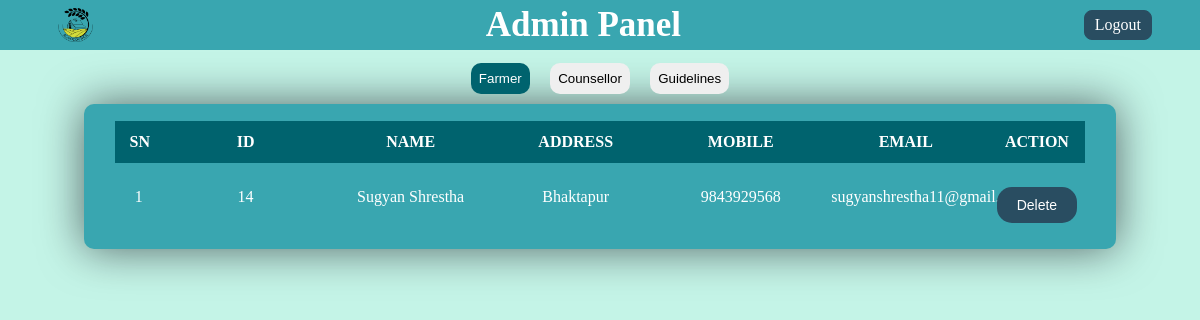
The app's page /admin/adminpanel.php (signed in) with its own data.
### tables this page shows
CREATE TABLE `farmer` (
  `id` int(11) NOT NULL,
  `name` varchar(50) NOT NULL,
  `address` varchar(50) NOT NULL,
  `mobile` bigint(20) NOT NULL,
  `email` varchar(30) NOT NULL,
  `password` varchar(255) NOT NULL,
  `reset_otp_hash` varchar(64) DEFAULT NULL,
  `reset_otp_expires_at` datetime DEFAULT NULL
);

### admin/adminpanel.php (called while the page is built, shortened)
<?php
include 'admindashboard.php';
include 'admincontent.php';
?>

### admin/admincontent.php (the view, shortened to what this page needs)
<link rel="stylesheet" href="../css/admin.css">
<link rel="stylesheet" href="../css/sweetAlert.css">
<?php
$conn=new mysqli("localhost","root", "", "agro_council");
$farmerSelected = isset($_POST['farmer']) ? 'selected' : '';
$counsellorSelected = isset($_POST['counsellor']) ? 'selected' : '';
$guidelinesSelected = isset($_POST['guidelines']) ? 'selected' : '';
$selectedButton = isset($_GET['selected']) ? $_GET['selected'] : '';
if ($selectedButton === 'farmer') {
    $farmerSelected = 'selected';
    $table = 'farmer';
} elseif ($selectedButton === 'counsellor') {
    $counsellorSelected = 'selected';
    $table = 'counsellor';
} elseif ($selectedButton === 'guidelines') {
    $guidelinesSelected = 'selected';
    $table = 'guidelines';
} else {
    $farmerSelected = 'selected';
    $table = 'farmer';
}
?>
<div class="admin-main">
    <div class="head-table">
    <form action="?selected=farmer" method="POST">
        <button type="submit" name="farmer" class="<?php echo $farmerSelected; ?>">Farmer</button>
    </form>
    <form action="?selected=counsellor" method="POST">
    <button type="submit" name="counsellor" class="<?php echo $counsellorSelected; ?>">Counsellor</button>
    </form>
    <form action="?selected=guidelines" method="POST">
        <button type="submit" name="guidelines" class="<?php echo $guidelinesSelected; ?>">Guidelines</button>
    </form>
    </div>
    <div class="table-container">
        <table>
            <?php
                $sql = "SELECT * FROM `$table`";
                $result = mysqli_query($conn, $sql);
                if ($result && mysqli_num_rows($result) > 0) {
                    $columns = array_keys(mysqli_fetch_assoc($result));
                    mysqli_data_seek($result, 0);
                    $excludedColumns = ['password', 'reset_otp_hash', 'reset_otp_expires_at'];
                    echo "<tr>
                        <th width= 5%>SN</th>";
                    foreach ($columns as $column) {
                        if (!in_array($column, $excludedColumns)) {
                            echo "<th>" . strtoupper($column) . "</th>";
                        }
                    }
                    echo "<th width= 10%1>ACTION</th>";
                    echo "</tr>";
                    $i = 1;
                    while ($row = mysqli_fetch_assoc($result)) {
                        echo "<tr><td>$i</td>";
                        foreach ($row as $column => $value) {
                            if (!in_array($column, $excludedColumns)) {
                                echo "<td>$value</td>";
                            }
                            if ($column === 'id' || $column === 'gid') {
                                $id = $value;
                            }
                        }
                        echo "<td class='td-center'>";
                        echo "</td>";
                        echo "<td class='td-center'>
                            <form action='' method='post' class='deleteBtn' onsubmit=\"confirmDelete(event)\">
                                <input type='hidden' name='action' value='delete'>
                                <input type='hidden' name='id' value='" . $id . "'>
                                <input type='hidden' name='deleteTable' value='" . $table . "'>
                                <button type='submit'>Delete</button>
                            </form>
                            </td>";
                        echo "</tr>";
                        $i++;
                    }
                } else {
                    echo "<td>No data to display.</td>";
                }
            ?>
        </table>
    </div>
</div>

### css/header.css (style rules this page uses)
* { margin: 0; padding: 0; box-sizing: border-box; }
html { scroll-behavior: smooth; }

### css/admin.css (style rules this page uses)
* { margin: 0; padding: 0; box-sizing: border-box; }
.admin-main { margin: 0 auto; width: 100%; background-color: #C4F4E7; padding: 13px 7%; height: 100vh; min-height: max-content; color: #fff; }
.table-container { flex: 1; border-radius: 10px; background: #39A6B0; box-shadow: 0 0 44px rgba(8, 7, 16, .6); overflow: hidden; margin: 10px 0; padding: 5px; text-align: center; }
table { width: 95%; border-collapse: collapse; margin: 0.8rem auto; table-layout: fixed; }
th { padding: 0.8rem 1rem; background-color: #00636E; }
h2, th { padding: .75rem .9375rem; }
.td-center { display: flex; justify-content: center; gap: 4%; }
td { padding: .5rem; }
.td-center button { display: inline-block; padding: 10px 20px; font-size: 14px; text-align: center; text-decoration: none; cursor: pointer; border: none; border-radius: 15px; background-color: #294D61; color: #fff; transition: background-color 0.3s ease; }
table tr:nth-child(odd) { background: #00636E; }
.head-table { text-align: center; margin: auto .5rem; column-gap: 2%; display: flex; justify-content: center; }
.head-table button { padding: .5rem; border-radius: 10px; border: none; cursor: pointer; }
.admin-main .head-table button.selected { background-color: #00636E; color: white; cursor: pointer; }

### records on screen
farmer: id "14", name "Sugyan Shrestha", address "Bhaktapur", mobile "9843929568", email "sugyanshrestha11@gmail.com"

### other values on screen
$column "ID"
$column "NAME"
$column "ADDRESS"
$column "MOBILE"
$column "EMAIL"
